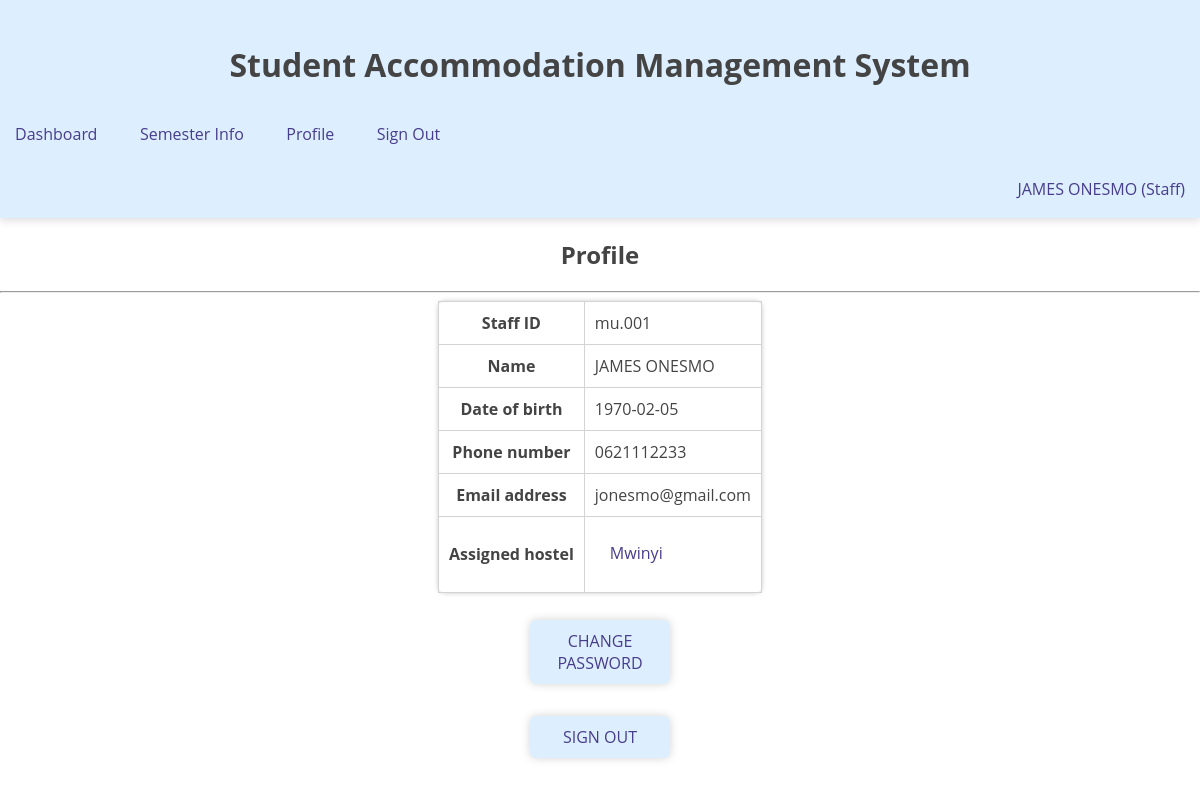
Page /profile.php (signed in) on the committed database.
### tables this page shows
CREATE TABLE `staff` (
  `Staff_ID` varchar(30) NOT NULL,
  `FirstName` varchar(30) NOT NULL,
  `LastName` varchar(30) NOT NULL,
  `DOB` date NOT NULL,
  `Sex` varchar(1) NOT NULL,
  `hostel_ID` int(3) DEFAULT NULL,
  `Phone` varchar(30) NOT NULL,
  `Email` varchar(30) DEFAULT NULL,
  `password` varchar(100) DEFAULT NULL
);

CREATE TABLE `hostel` (
  `Hostel_ID` int(3) NOT NULL,
  `Hostel_name` varchar(30) NOT NULL,
  `sex` varchar(1) NOT NULL
);

### dbconnect.php (called while the page is built, shortened)
<?php
function run($sql){
		$connect=mysqli_connect("localhost","root","","accommodation");
		$query=mysqli_query($connect,$sql);
		return $query;
}
 ?>

### profile.php (the view, shortened to what this page needs)
<?php include 'header.php'; ?>
<center><h2>Profile</h2></center>
<hr>
	<?php if ($_SESSION['status']=='Staff'){
		$id=$_SESSION['id'];
		$result=mysqli_fetch_array(run("select * from staff join hostel on staff.hostel_ID=hostel.hostel_ID where staff_id='$id'"));
		?>
		<table class="table">
			<tr>
				<th>Staff ID</th>
				<td><?php echo $result['Staff_ID']; ?></th>
			</tr>
			<tr>
				<th>Name</th>
				<td style="text-transform: capitalize;"><?php echo $result['FirstName'].' '.$result['LastName']; ?></th>
			</tr>
			<tr>
				<th>Date of birth</th>
				<td><?php echo $result['DOB']; ?></th>
			</tr>
			<tr>
				<th>Phone number</th>
				<td><?php echo $result['Phone']; ?></th>
			</tr>
			<tr>
				<th>Email address</th>
				<td><?php echo $result['Email']; ?></th>
			</tr>
			<tr>
				<th>Assigned hostel</th>
				<td><a href="room.php?h=<?php echo $result['hostel_ID'] ?>"><?php echo $result['Hostel_name'] ?></a></td>
			</tr>
		</table>
	<?php } else if($_SESSION['status']=='Student'){
		$id=$_SESSION['id'];
		$result=mysqli_fetch_array(run("select * from student where regno='$id'"));
		?>
		<table class="table">
			<tr>
				<th>Registration number</th>
				<td><?php echo $result['regno']; ?></th>
			</tr>
			<tr>
				<th>Name</th>
				<td style="text-transform: capitalize;"><?php echo $result['FirstName'].' '.$result['LastName']; ?></th>
			</tr>
			<tr>
				<th>Date of birth</th>
				<td><?php echo $result['DOB']; ?></th>
			</tr>
			<tr>
				<th>Phone number</th>
				<td><?php echo $result['Phone']; ?></th>
			</tr>
			<tr>
				<th>Email address</th>
				<td><?php echo $result['Email']; ?></th>
			</tr>
			<tr>
				<th>Programme</th>
				<td><?php echo $result['Program']; ?></th>
			</tr>
		</table>
	<?php } else if($_SESSION['status']=='Admin'){
		$id=$_SESSION['id'];
		$result=mysqli_fetch_array(run("select * from admin where username='$id'"));
		?>
		<table class="table">
			<tr>
				<th>Username</th>
				<td><?php echo $result['username']; ?></th>
			</tr>
			<tr>
				<th>Name</th>
				<td style="text-transform: capitalize;"><?php echo $result['FirstName'].' '.$result['LastName']; ?></th>
			</tr>
		</table>
	<?php } ?>
		<center>
			<br>
			<a class="btn" href="changepassword.php">Change password</a><br><br>
			<a class="btn" href="signout.php" onclick="return confirm('Are you sure you want to sign out?')">Sign out</a>
			<br><br><br><br>
		</center>

### accommodation.css (style rules this page uses)
.btn { transition: 0.2s ; }
a { background-color: inherit; display: inline-block; text-transform: capitalize; text-decoration: none; color: darkslateblue; padding: 10px; margin: 5px; transition: 0.3s; border-radius: 3px; border-bottom: solid #0000; }
.btn { width:120px; text-transform: uppercase; border-radius:6px; background-color: var(--color); box-shadow: 0px 0px 10px 0px lightgray; border: none; }
table,tr,td,th { border:1px solid lightgray; border-collapse: collapse; padding: 10px; }
.table { max-width: 900px; margin:auto; background-color: white; border-radius: 7px; padding:8px; border:none; box-shadow: 0px 0px 5px #ccc; }

### rows in the picture
staff: Staff_ID "mu.001", FirstName "JAMES", LastName "ONESMO", DOB "1970-02-05", Phone "0621112233", Email "jonesmo@gmail.com", hostel_ID.Hostel_name "Mwinyi"

### other values in the picture
$_SESSION['name'] "JAMES ONESMO"
$_SESSION['status'] "Staff"
